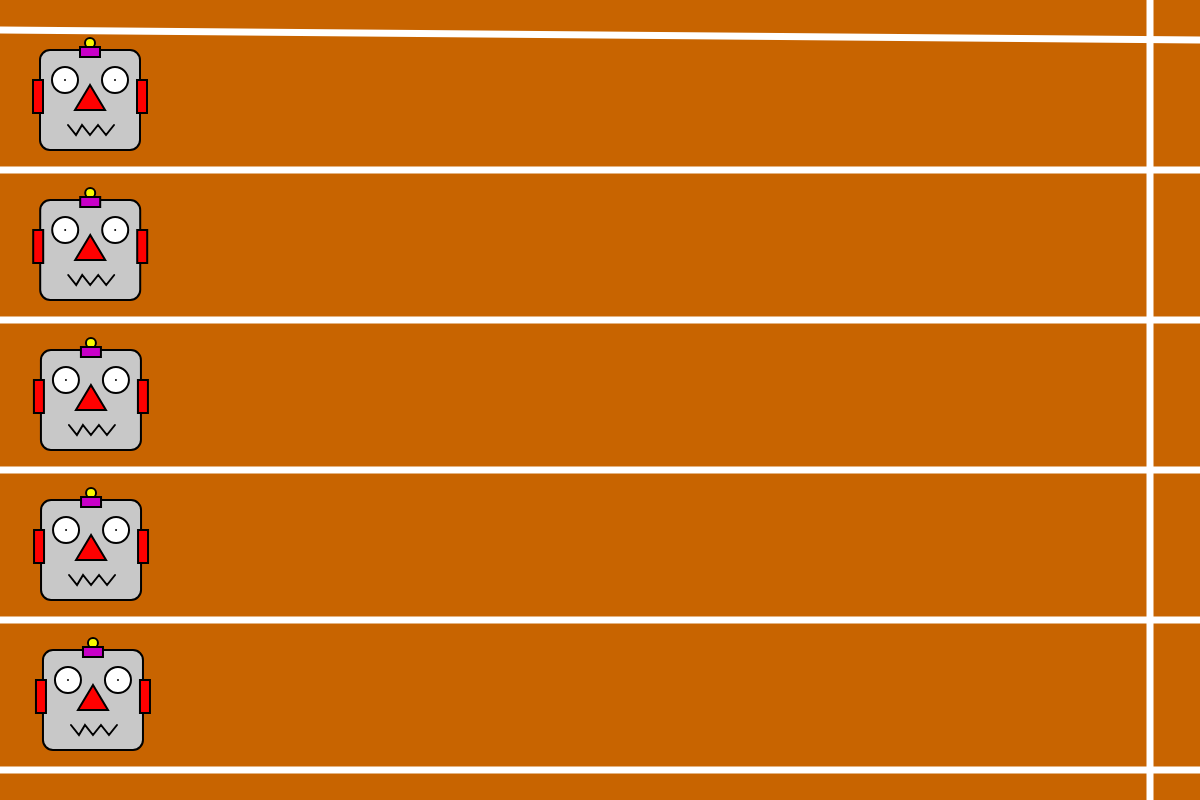
Frame 1 (no input)
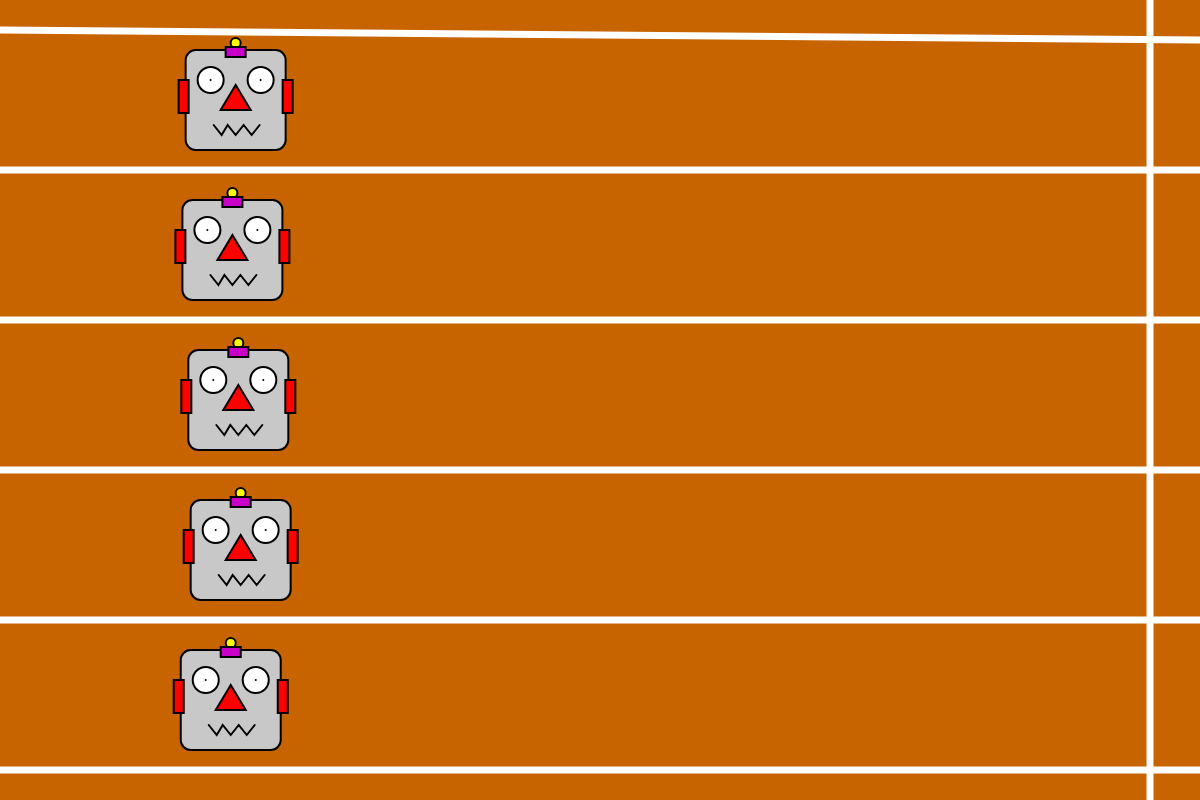
Frame 60 (no input)
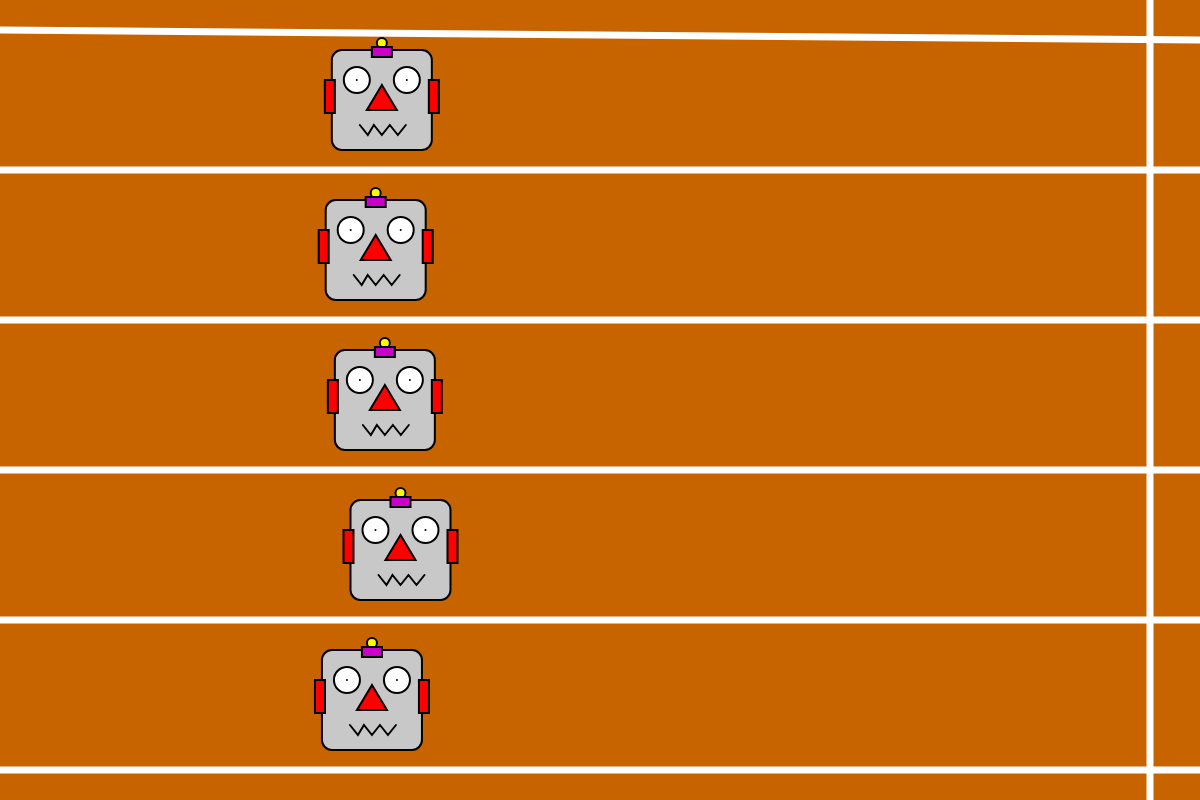
Frame 120 (the mouse pressed at the canvas centre since frame 60)

The p5.js sketch that drew these frames (run headless with seeded random() and noise() and a simulated clock; from frame 60 on, the mouse is pressed at the canvas centre):

// p5.js sketch
// ── sketch.js
/*
Hack It: Robot Olympics

* Make each robot move down the track by increasing its x coordinate each frame. You will want to add some randomness to this so each robot races at a different speed. 
* Check which robot has won the race and display a message saying which robot won. Remember the lanes will are labelled 1-5 not 0-4. 
* Some other things to try out when you've done the basics: 
    * Switch the robotXs and robotYs arrays to a single array of objects. 
    * Change the look of each robot.  
    * [HARD] Make the robots run the other way, or down the screen not across. 
    * [V HARD] make the race distance longer without increasing the size of the canvas. 
    * [V HARD] add "on your marks.", "Get set" and "go" before the start of the race. 
*/

var finishLineX = 1150;
var robotXs = [40, 40, 40, 40, 40];
var robotYs = [50, 200, 350, 500, 650];
var winnerRobot;

function setup() {
  createCanvas(1200, 800);
}

function draw() {
  background(200, 100, 0);

  //draw the finish line and first line marker
  strokeWeight(7);
  stroke(255);
  line(finishLineX, 0, finishLineX, height);
  line(0, robotYs[0] - 20, width, robotYs[0] - 10);

  for (var i = 0; i < robotXs.length; i++) {
    //draw the robots
    strokeWeight(2);
    stroke(0);

    //robot head
    fill(200);
    rect(robotXs[i], robotYs[i], 100, 100, 10);

    //ears
    fill(255, 0, 0);

    rect(robotXs[i] - 7, robotYs[i] + 30, 10, 33);
    rect(robotXs[i] + 97, robotYs[i] + 30, 10, 33);

    //robots' antennas
    fill(250, 250, 0);
    ellipse(robotXs[i] + 50, robotYs[i] - 7, 10, 10);

    fill(200, 0, 200);
    rect(robotXs[i] + 40, robotYs[i] - 3, 20, 10);

    //eyes
    fill(255);
    ellipse(robotXs[i] + 25, robotYs[i] + 30, 26, 26);
    point(robotXs[i] + 25, robotYs[i] + 30);
    ellipse(robotXs[i] + 75, robotYs[i] + 30, 26, 26);
    point(robotXs[i] + 75, robotYs[i] + 30);

    //robots' noses
    fill(255, 0, 0);
    triangle(
      robotXs[i] + 50,
      robotYs[i] + 35,
      robotXs[i] + 35,
      robotYs[i] + 60,
      robotXs[i] + 65,
      robotYs[i] + 60
    );

    //robot 1 mouth
    noFill();
    beginShape();
    vertex(robotXs[i] + 28, robotYs[i] + 75);
    vertex(robotXs[i] + 36, robotYs[i] + 85);
    vertex(robotXs[i] + 42, robotYs[i] + 75);
    vertex(robotXs[i] + 50, robotYs[i] + 85);
    vertex(robotXs[i] + 58, robotYs[i] + 75);
    vertex(robotXs[i] + 66, robotYs[i] + 85);
    vertex(robotXs[i] + 74, robotYs[i] + 75);
    endShape();

    //draw the lower line marker for this lane
    strokeWeight(7);
    stroke(255);
    line(0, robotYs[i] + 120, width, robotYs[i] + 120);

    if (!winnerRobot) {
      //TODO: update the robots x location
      for (let i = 0; i < robotXs.length; i++) {
        robotXs[i] = robotXs[i] + random();
      }

      //TODO Check if the robot has won and display message!
      for (let i = 0; i < robotXs.length; i++) {
        if (robotXs[i] >= finishLineX - 100) {
          winnerRobot = i;
          break;
        }
      }
    } else {
      let displayText = `robot ${winnerRobot + 1} won the race!`;
      strokeWeight(1);
      textFont("Monospace");
      textSize(25);
      text(
        displayText,
        (finishLineX - 100) / 2 - textWidth(displayText) / 2,
        robotYs[winnerRobot] + 50
      );
    }
  }
}
